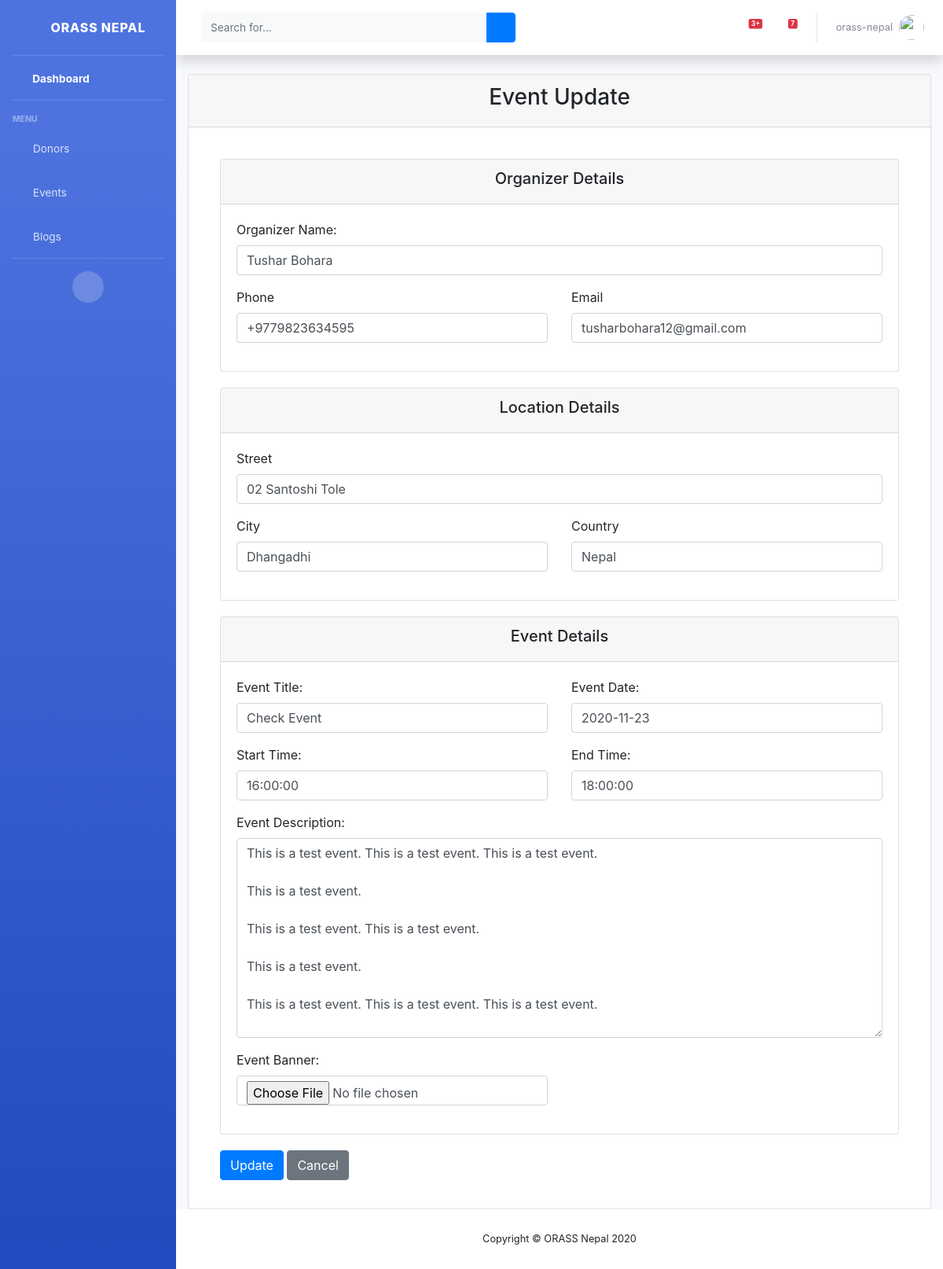
Screenshot of /view/events/1/update/ (signed in) with the database file from the repository.
### web/models.py (models this page shows, shortened)
class Event(models.Model):
    date = models.DateField()
    start = models.TimeField()
    end = models.TimeField()
    title = models.CharField(max_length=255)
    address_street = models.CharField(max_length=255)
    address_city = models.CharField(max_length=100)
    address_country = models.CharField(max_length=100)
    description = models.TextField()
    organizer = models.CharField(max_length=255)
    phone = models.CharField(max_length=50)
    email = models.CharField(max_length=255)
    picture = models.ImageField(null=True, blank=True, upload_to="events/")

### web/views.py (the view, shortened to what this page needs)
# urls.py: path('view/events/<int:pk>/update/', login_required(EventUpdateView.as_view(), login_url='/staff'),
class EventUpdateView(UpdateView):
    model = Event
    fields = ('date',
              'start',
              'end',
              'title',
              'address_street',
              'address_city',
              'address_country',
              'description',
              'organizer',
              'phone',
              'email',
              'picture'
              )
    template_name = 'staff/update_event_detail.html'
    context_object_name = 'event'

### web/templates/staff/update_event_detail.html (shortened to what this page needs)
{% extends 'staff/base.html' %}
{% load widget_tweaks %}
{% block content %}
<div class="card mb-12">
    <div class="card-header">
        <h3><center>Event Update</center> </h3>
    </div>
    <div class="card-body">
      <form method="post" style="margin: 0 20px 0 20px;">
        <div class="card" style="margin-top: 20px">
          <div class="card-header"><h5><center>Organizer Details</center></h5></div>
          <div class="card-body">
            <div class="row">
              <div class="col-md-12 mb-3">
                  <label>Organizer Name:</label>
                  {% render_field form.organizer class="form-control" placeholder=form.organizer.label %}
              </div>
                <div class="col-md-6 mb-3">
                    <label>Phone</label>
                    {% render_field form.phone class="form-control" placeholder=form.phone.label %}
                </div>
                <div class="col-md-6 mb-3">
                    <label>Email</label>
                    {% render_field form.email class="form-control" placeholder=form.email.label %}
                </div>
            </div>
          </div>
        </div>
          <div class="card" style="margin-top: 20px">
              <div class="card-header"><h5><center>Location Details</center></h5></div>
              <div class="card-body">
                <div class="row">
                  <div class="col-md-12 mb-3">
                      <label>Street</label>
                      {% render_field form.address_street class="form-control" placeholder=form.address_street.label %}
                  </div>
                    <div class="col-md-6 mb-3">
                        <label>City</label>
                        {% render_field form.address_city class="form-control" placeholder=form.address_city.label %}
                    </div>
                    <div class="col-md-6 mb-3">
                        <label>Country</label>
                        {% render_field form.address_country class="form-control" placeholder=form.address_country.label %}
                    </div>
                </div>
              </div>
          </div>
        <div class="card" style="margin-top: 20px">
          <div class="card-header"><h5><center>Event Details</center> </h5></div>
          <div class="card-body">
            <div class="row">
              <div class="col-md-6 mb-3">
                  <label>Event Title:</label>
                  {% render_field form.title class="form-control" placeholder=form.title.label %}
              </div>
              <div class="col-md-6 mb-3">
                  <label>Event Date:</label>
                  {% render_field form.date class="form-control" placeholder=form.date.label %}
              </div>
              <div class="col-md-6 mb-3">
                  <label>Start Time:</label>
                  {% render_field form.start class="form-control" placeholder=form.start.label %}
              </div>
              <div class="col-md-6 mb-3">
                  <label>End Time:</label>
                  {% render_field form.end class="form-control" placeholder=form.end.label %}
              </div>
            </div>
              <div class="row">
                  <div class="col-md-12 mb-3">
                      <label>Event Description:</label>
                      {% render_field form.description class="form-control" placeholder=form.description.label %}
                  </div>
              </div>
              <div class="row">
                  <div class="col-md-6 mb-3">
                      <label>Event Banner:</label>
                      {% render_field form.picture class="form-control" placeholder=form.picture.label %}
                  </div>
              </div>
          </div>
        </div>
        <div class="form-group" style="margin-top: 20px" >
            <input class="btn btn-primary" type="submit" value="Update">
            <a href="{% url 'web:event-detail' event.id %}" class="btn btn-secondary">Cancel</a>
        </div>
      </form>
    </div>
  </div>
{% endblock content %}

### web/templates/staff/base.html (shortened to what this page needs)
{% load static %}
<!DOCTYPE html>
<html lang="en">
<head>
    <link href="{% static 'vendor/fontawesome-free/css/all.min.css' %}" rel="stylesheet" type="text/css">
    <link href="{% static 'css/sb-admin-2.min.css' %}" rel="stylesheet">
    <link rel="stylesheet" href="https://netdna.bootstrapcdn.com/font-awesome/4.7.0/css/font-awesome.css">
    <link rel="stylesheet" href="https://stackpath.bootstrapcdn.com/bootstrap/4.1.3/css/bootstrap.min.css">
</head>
<body id="page-top">
    <div id="wrapper">
        <ul class="navbar-nav bg-gradient-primary sidebar sidebar-dark accordion" id="accordionSidebar">
            <a class="sidebar-brand d-flex align-items-center justify-content-center" href="{% url 'web:dashboard' %}">
                <div class="sidebar-brand-icon rotate-n-15">
                    <i class="fas fa-laugh-wink"></i>
                </div>
                <div class="sidebar-brand-text mx-3">ORASS Nepal</div>
            </a>
            <hr class="sidebar-divider my-0">
            <li class="nav-item active">
                <a class="nav-link" href="{% url 'web:dashboard' %}">
                    <i class="fas fa-fw fa-tachometer-alt"></i>
                    <span>Dashboard</span></a>
            </li>
            <hr class="sidebar-divider">
            <div class="sidebar-heading">
                Menu
            </div>
            <li class="nav-item">
                <a class="nav-link" href="{% url 'web:view-donor' %}">
                    <i class="fas fa-fw fa-donate"></i>
                    <span>Donors</span></a>
            </li>
            <li class="nav-item">
                <a class="nav-link" href="{% url 'web:view-event' %}">
                    <i class="fas fa-fw fa-table"></i>
                    <span>Events</span></a>
            </li>
            <li class="nav-item">
                <a class="nav-link" href="{% url 'web:view-blog' %}">
                    <i class="fas fa-fw fa-blog"></i>
                    <span>Blogs</span></a>
            </li>
            <hr class="sidebar-divider d-none d-md-block">
            <div class="text-center d-none d-md-inline">
                <button class="rounded-circle border-0" id="sidebarToggle"></button>
            </div>
        </ul>
        <div id="content-wrapper" class="d-flex flex-column">
            <div id="content">
                <nav class="navbar navbar-expand navbar-light bg-white topbar mb-4 static-top shadow">
                    <form
                        class="d-none d-sm-inline-block form-inline mr-auto ml-md-3 my-2 my-md-0 mw-100 navbar-search">
                        <div class="input-group">
                            <input type="text" class="form-control bg-light border-0 small" placeholder="Search for..."
                                aria-label="Search" aria-describedby="basic-addon2">
                            <div class="input-group-append">
                                <button class="btn btn-primary" type="button">
                                    <i class="fas fa-search fa-sm"></i>
                                </button>
                            </div>
                        </div>
                    </form>
                    <ul class="navbar-nav ml-auto">
                        <li class="nav-item dropdown no-arrow mx-1">
                            <a class="nav-link dropdown-toggle" href="#" id="alertsDropdown" role="button"
                                data-toggle="dropdown" aria-haspopup="true" aria-expanded="false">
                                <span class="badge badge-danger badge-counter">3+</span>
                            </a>
                        </li>
                        <li class="nav-item dropdown no-arrow mx-1">
                            <a class="nav-link dropdown-toggle" href="#" id="messagesDropdown" role="button"
                                data-toggle="dropdown" aria-haspopup="true" aria-expanded="false">
                                <i class="fas fa-envelope fa-fw"></i>
                                <span class="badge badge-danger badge-counter">7</span>
                            </a>
                        </li>
                        <li class="nav-item dropdown no-arrow">
                            <a class="nav-link dropdown-toggle" href="#" id="userDropdown" role="button"
                                data-toggle="dropdown" aria-haspopup="true" aria-expanded="false">
                                <span class="mr-2 d-none d-lg-inline text-gray-600 small">{{ user.username }}</span>
                                <img class="img-profile rounded-circle"
                                    src="{% static 'images/undraw_profile.svg' %}">
                            </a>
                        </li>
                    </ul>
                </nav>
                <div class="container-fluid">
                    {% block content %}
                    {% endblock content %}
                </div>
            </div>
            <footer class="sticky-footer bg-white">
                <div class="container my-auto">
                    <div class="copyright text-center my-auto">
                        <span>Copyright &copy; ORASS Nepal 2020</span>
                    </div>
                </div>
            </footer>
        </div>
    </div>
</body>
</html>

### rows the page displays
Event: organizer "Tushar Bohara", phone "+9779823634595", email "tusharbohara12@gmail.com", address_street "02 Santoshi Tole", address_city "Dhangadhi", address_country "Nepal", title "Check Event", date "2020-11-23", start "16:00:00", end "18:00:00", description "This is a test event. This is a test event. This is a test event. This is a test event. This is a test event. This is a test event. This is a test event. This is a test event. This is a test event. This is a test event."

### other values shown
{{ user.username }} "orass-nepal"
